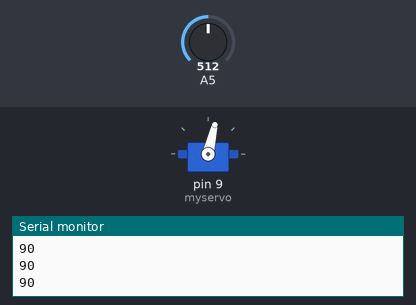
Recording of a sketch running on a simulated Arduino Uno, built with avr-gcc and run on an emulated ATmega328P. Shown: servo, the last lines printed to the serial monitor. The inputs (shaded band) are chosen by the test bench; at power-on: A5 = 512.

Above: at 1.2 s.
1.3 s: A5 set to 0
At 1.68 s:
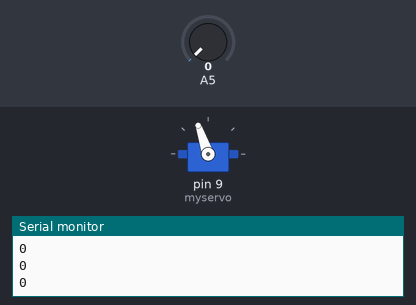
4.3 s: A5 set to 122
At 5.06 s:
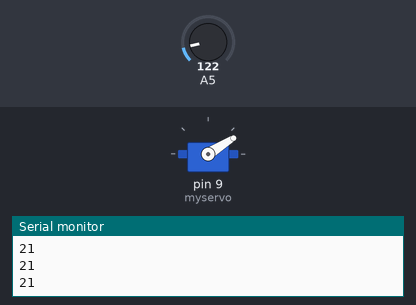
Timing chart, 0 to 13.3 s (numbered marks = the images above; inputs shaded):
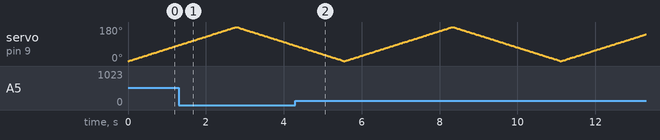

The sketch:

servo.ino
```cpp
//www.elegoo.com
//2016.12.08
#include <Servo.h>

Servo myservo;  // create servo object to control a servo
// twelve servo objects can be created on most boards

int pos = 0;    // variable to store the servo position

void setup() {
  Serial.begin(9600);
  myservo.attach(9);  // attaches the servo on pin 9 to the servo object
}

void loop() {
  for (pos = 0; pos <= 180; pos += 1) { // goes from 0 degrees to 180 degrees
    // in steps of 1 degree
    myservo.write(pos);              // tell servo to go to position in variable 'pos'
    Serial.println(map(analogRead(5), 0, 1023, 0, 180));
    delay(15);                       // waits 15ms for the servo to reach the position
  }
  for (pos = 180; pos >= 0; pos -= 1) { // goes from 180 degrees to 0 degrees
    myservo.write(pos);              // tell servo to go to position in variable 'pos'
    Serial.println(map(analogRead(5), 0, 1023, 0, 180));
    delay(15);                       // waits 15ms for the servo to reach the position
  }
}
```
